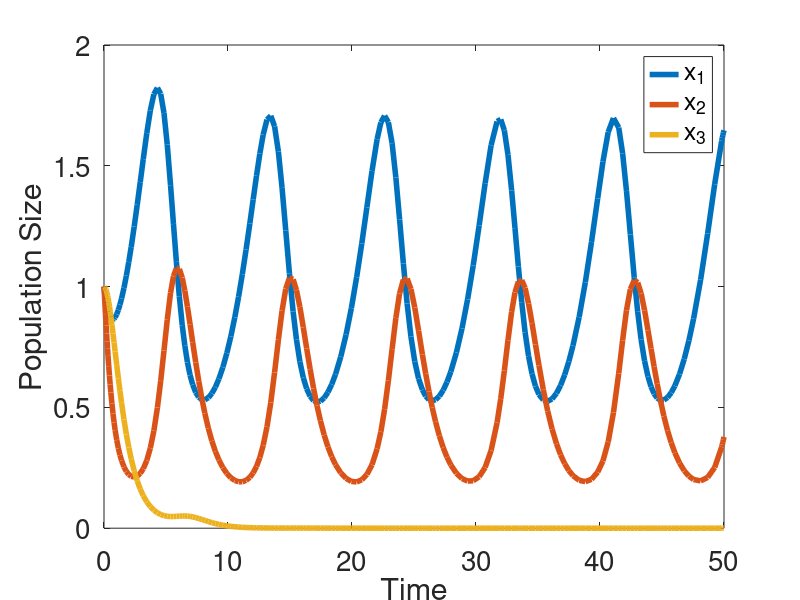

Write MATLAB code to recreate this figure.
%Guang Yang Simulation for the fifth graph in the paper

clear; clc;

 

 

a1 =0.5;
b1 = 1;
a2 =1;
b2 = 1;
c2 =1
a3 =1;
b3 = 1;
c3 = 1;
 



ode_rhs = @(t,x) [x(1).*(a1-b1.*x(2));...

                 x(2).*(-a2-b2.*x(3) + c2.*x(1));...

                x(3).*(-a3+c3.*x(2));];

 



a0 = 1;

b0 = 1; 

c0 = 1; 


x0 = [a0;b0;c0];

 



tspan = [0 50]; 

[t,x] = ode45(@(t,x) ode_rhs(t,x), tspan, x0);

 


figure(1); clf;

plot(t,x(:,1),'LineWidth',4); hold on

plot(t,x(:,2),'LineWidth',4);

plot(t,x(:,3),'LineWidth',4);

xlabel('Time'); ylabel('Population Size');

legend('x_1', 'x_2', 'x_3')

set(gca,'FontSize',20)

 

return 

tspan = [0 50]; 

[t,x] = ode45(@(t,x) ode_rhs(t,x), tspan, x0);

 

figure(2); clf;

plot(t,x(:,1),'LineWidth',4); hold on


plot(t,C - 2.*x(:,2) - x(:,1),'LineWidth',4);

plot(t,x(:,2),'LineWidth',4);

xlabel('Time'); ylabel('Population Size');

legend('x_1', 'x_2', 'x_3')

set(gca,'FontSize',20)